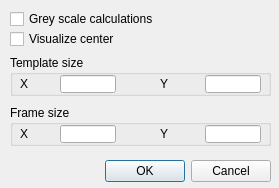
<?xml version="1.0" encoding="UTF-8"?>
<ui version="4.0">
 <class>CQDlgSimpleFilter_correlation</class>
 <widget class="QDialog" name="CQDlgSimpleFilter_correlation">
  <property name="geometry">
   <rect>
    <x>0</x>
    <y>0</y>
    <width>279</width>
    <height>188</height>
   </rect>
  </property>
  <property name="windowTitle">
   <string>Correlation</string>
  </property>
  <property name="locale">
   <locale language="English" country="UnitedStates"/>
  </property>
  <widget class="QDialogButtonBox" name="qqOkCancel">
   <property name="geometry">
    <rect>
     <x>10</x>
     <y>155</y>
     <width>261</width>
     <height>32</height>
    </rect>
   </property>
   <property name="standardButtons">
    <set>QDialogButtonBox::Cancel|QDialogButtonBox::Ok</set>
   </property>
  </widget>
  <widget class="QCheckBox" name="qqGreyScale">
   <property name="geometry">
    <rect>
     <x>10</x>
     <y>10</y>
     <width>191</width>
     <height>18</height>
    </rect>
   </property>
   <property name="focusPolicy">
    <enum>Qt::StrongFocus</enum>
   </property>
   <property name="text">
    <string>Grey scale calculations</string>
   </property>
  </widget>
  <widget class="QCheckBox" name="qqVisualizeCenter">
   <property name="geometry">
    <rect>
     <x>10</x>
     <y>30</y>
     <width>191</width>
     <height>18</height>
    </rect>
   </property>
   <property name="focusPolicy">
    <enum>Qt::StrongFocus</enum>
   </property>
   <property name="text">
    <string>Visualize center</string>
   </property>
  </widget>
  <widget class="QGroupBox" name="groupBox">
   <property name="geometry">
    <rect>
     <x>10</x>
     <y>55</y>
     <width>261</width>
     <height>41</height>
    </rect>
   </property>
   <property name="title">
    <string>Template size</string>
   </property>
   <property name="flat">
    <bool>true</bool>
   </property>
   <widget class="QLabel" name="label">
    <property name="geometry">
     <rect>
      <x>10</x>
      <y>20</y>
      <width>41</width>
      <height>18</height>
     </rect>
    </property>
    <property name="text">
     <string>X</string>
    </property>
   </widget>
   <widget class="QLineEdit" name="qqTemplateX">
    <property name="geometry">
     <rect>
      <x>50</x>
      <y>20</y>
      <width>56</width>
      <height>18</height>
     </rect>
    </property>
   </widget>
   <widget class="QLabel" name="label_2">
    <property name="geometry">
     <rect>
      <x>150</x>
      <y>20</y>
      <width>41</width>
      <height>18</height>
     </rect>
    </property>
    <property name="text">
     <string>Y</string>
    </property>
   </widget>
   <widget class="QLineEdit" name="qqTemplateY">
    <property name="geometry">
     <rect>
      <x>195</x>
      <y>20</y>
      <width>56</width>
      <height>18</height>
     </rect>
    </property>
   </widget>
  </widget>
  <widget class="QGroupBox" name="groupBox_2">
   <property name="geometry">
    <rect>
     <x>10</x>
     <y>105</y>
     <width>261</width>
     <height>41</height>
    </rect>
   </property>
   <property name="title">
    <string>Frame size</string>
   </property>
   <property name="flat">
    <bool>true</bool>
   </property>
   <widget class="QLabel" name="label_3">
    <property name="geometry">
     <rect>
      <x>10</x>
      <y>20</y>
      <width>41</width>
      <height>18</height>
     </rect>
    </property>
    <property name="text">
     <string>X</string>
    </property>
   </widget>
   <widget class="QLineEdit" name="qqFrameX">
    <property name="geometry">
     <rect>
      <x>50</x>
      <y>20</y>
      <width>56</width>
      <height>18</height>
     </rect>
    </property>
   </widget>
   <widget class="QLabel" name="label_4">
    <property name="geometry">
     <rect>
      <x>150</x>
      <y>20</y>
      <width>41</width>
      <height>18</height>
     </rect>
    </property>
    <property name="text">
     <string>Y</string>
    </property>
   </widget>
   <widget class="QLineEdit" name="qqFrameY">
    <property name="geometry">
     <rect>
      <x>195</x>
      <y>20</y>
      <width>56</width>
      <height>18</height>
     </rect>
    </property>
   </widget>
  </widget>
 </widget>
 <tabstops>
  <tabstop>qqGreyScale</tabstop>
  <tabstop>qqVisualizeCenter</tabstop>
  <tabstop>qqTemplateX</tabstop>
  <tabstop>qqTemplateY</tabstop>
  <tabstop>qqFrameX</tabstop>
  <tabstop>qqFrameY</tabstop>
  <tabstop>qqOkCancel</tabstop>
 </tabstops>
 <resources/>
 <connections/>
</ui>
